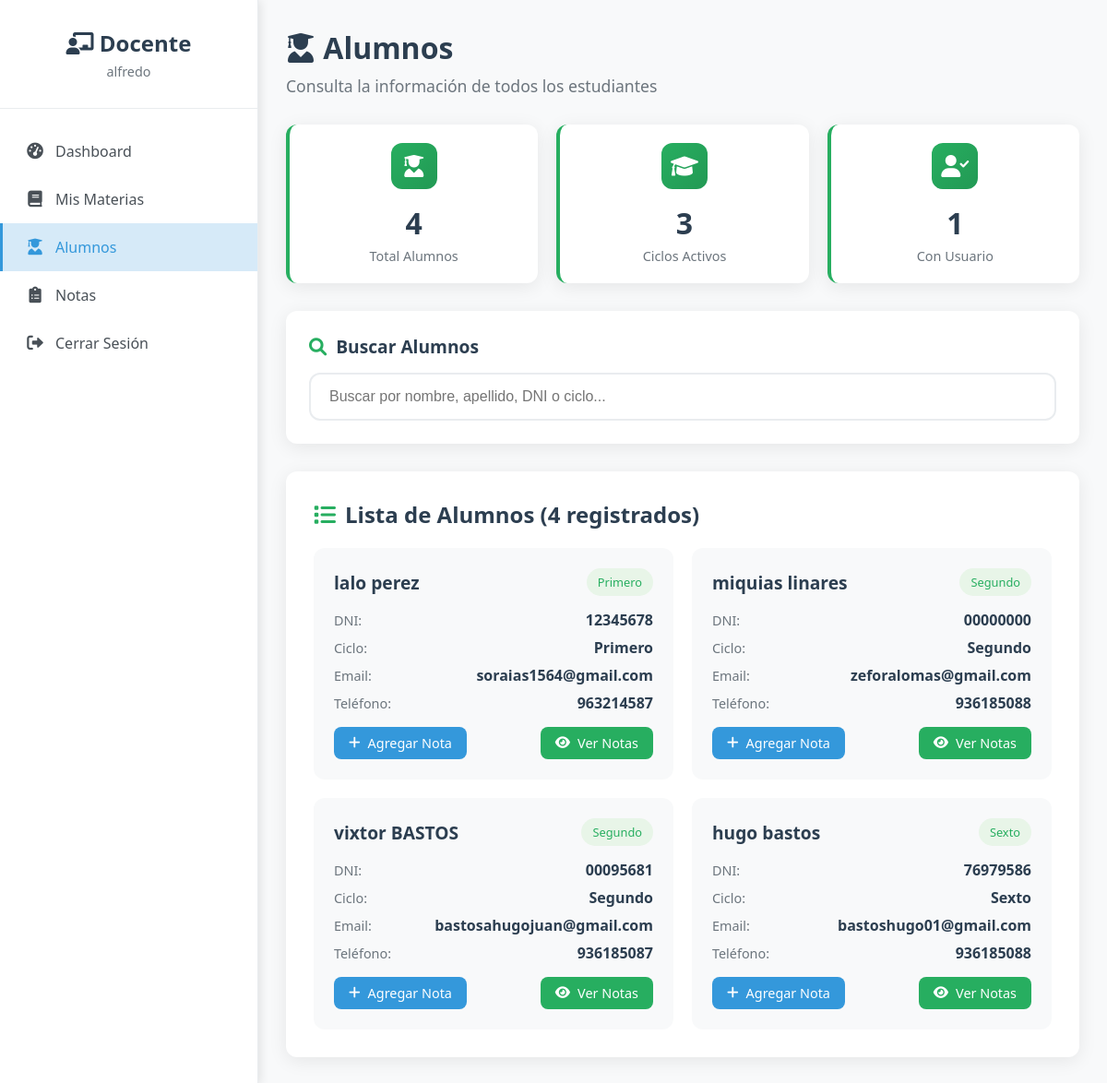
Page /docente/ver_alumnos (signed in) on the earlier database version.
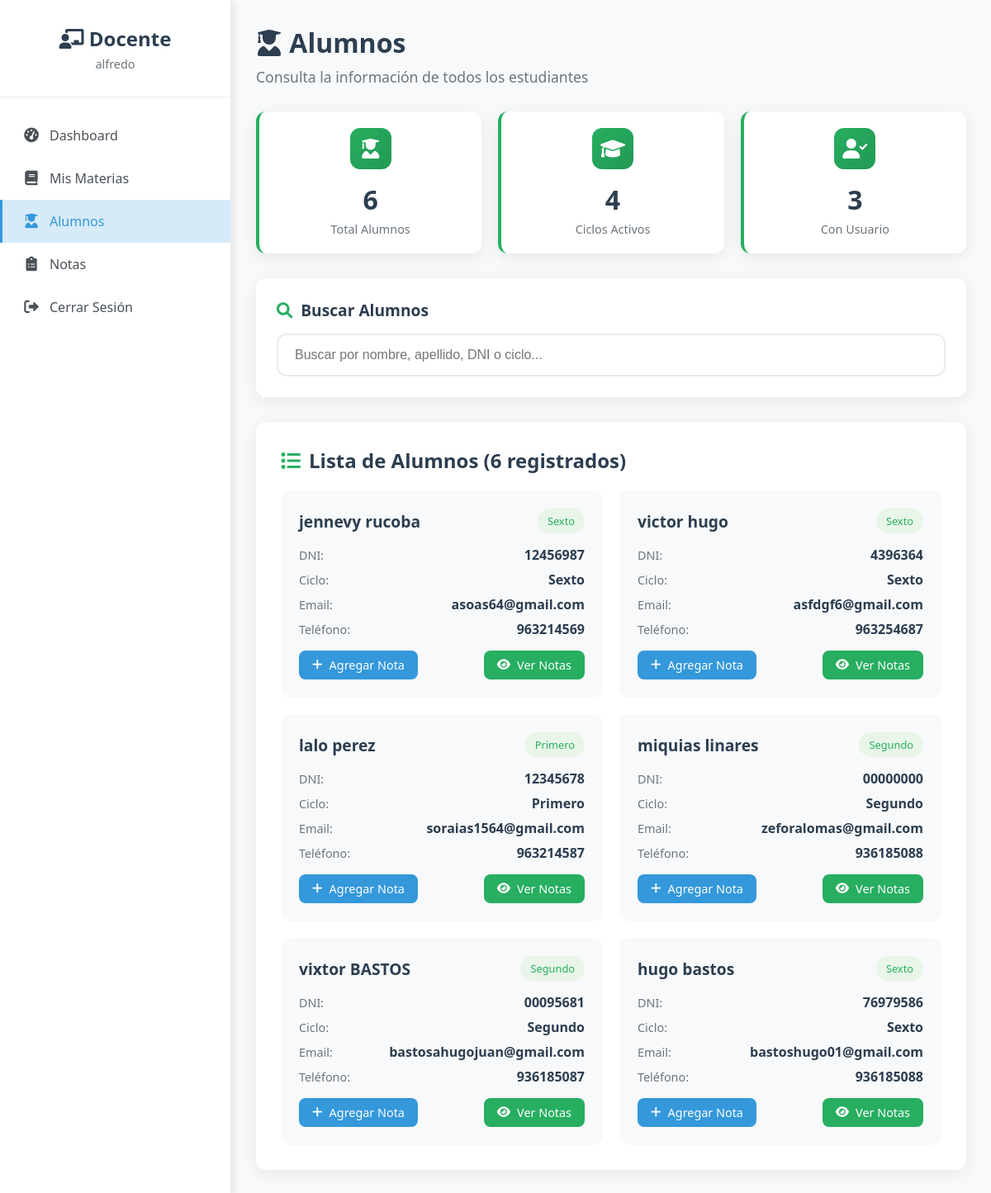
Same page on the later database version.
### app.py (models this page shows)
class Alumno(db.Model):
    id = db.Column(db.Integer, primary_key=True)
    dni = db.Column(db.String(20), unique=True, nullable=False)
    nombre = db.Column(db.String(100), nullable=False)
    apellido = db.Column(db.String(100), nullable=False)
    email = db.Column(db.String(120))
    telefono = db.Column(db.String(20))
    fecha_nacimiento = db.Column(db.Date)
    ciclo = db.Column(db.String(20), nullable=False)  # primero, segundo, tercero, cuarto, quinto, sexto
    fecha_registro = db.Column(db.DateTime, default=datetime.utcnow)
    usuario_id = db.Column(db.Integer, db.ForeignKey('usuario.id'), nullable=True)  # Relación con Usuario
    usuario = db.relationship('Usuario', backref=db.backref('alumno', uselist=False))

### app.py (the view)
@app.route('/docente/ver_alumnos')
def docente_ver_alumnos():
    if not session.get('user_id') or session.get('tipo') != 'docente':
        return redirect(url_for('login'))
    alumnos = Alumno.query.order_by(Alumno.fecha_registro.desc()).all()
    total_alumnos = len(alumnos)
    ciclos_unicos = len(set(alumno.ciclo for alumno in alumnos if alumno.ciclo))
    alumnos_con_usuario = len([alumno for alumno in alumnos if alumno.usuario_id])
    return render_template('docente/ver_alumnos_moderno.html',
                         alumnos=alumnos,
                         total_alumnos=total_alumnos,
                         ciclos_unicos=ciclos_unicos,
                         alumnos_con_usuario=alumnos_con_usuario)

### app.py (called while the page is built)
@app.context_processor
def inject_flash_cleanup():
    return {
        'clear_flash_messages': clear_flash_messages,
        'convertir_ciclo_a_texto': convertir_ciclo_a_texto
    }

### templates/docente/ver_alumnos_moderno.html (shortened to what the changed rows need)
<!DOCTYPE html>
<html lang="es">
<head>
    <link href="https://cdnjs.cloudflare.com/ajax/libs/font-awesome/6.0.0/css/all.min.css" rel="stylesheet">
</head>
<body>
    <div class="docente-dashboard">
        <div class="sidebar">
            <div class="sidebar-header">
                <h2><i class="fas fa-chalkboard-teacher"></i> Docente</h2>
            </div>
        </div>
        <div class="main-content">
            <div class="page-header">
                <h1><i class="fas fa-user-graduate"></i> Alumnos</h1>
            </div>
            <div class="stats-cards">
                <div class="stat-card">
                    <div class="stat-card-icon">
                        <i class="fas fa-user-graduate"></i>
                    </div>
                    <div class="stat-card-number">{{ alumnos|length }}</div>
                    <div class="stat-card-label">Total Alumnos</div>
                </div>
                <div class="stat-card">
                    <div class="stat-card-icon">
                        <i class="fas fa-graduation-cap"></i>
                    </div>
                    <div class="stat-card-number">{{ ciclos_unicos if ciclos_unicos else 0 }}</div>
                    <div class="stat-card-label">Ciclos Activos</div>
                </div>
                <div class="stat-card">
                    <div class="stat-card-icon">
                        <i class="fas fa-user-check"></i>
                    </div>
                    <div class="stat-card-number">{{ alumnos_con_usuario if alumnos_con_usuario else 0 }}</div>
                    <div class="stat-card-label">Con Usuario</div>
                </div>
            </div>
            <div class="alumnos-section">
                <h2><i class="fas fa-list"></i> Lista de Alumnos ({{ alumnos|length }} registrados)</h2>
                {% if alumnos %}
                <div class="alumnos-grid" id="alumnosGrid">
                    {% for alumno in alumnos %}
                    <div class="alumno-card"
                         data-nombre="{{ alumno.nombre|lower }}"
                         data-apellido="{{ alumno.apellido|lower }}"
                         data-dni="{{ alumno.dni|lower }}"
                         data-ciclo="{{ alumno.ciclo|lower if alumno.ciclo else '' }}">
                        <div class="alumno-card-header">
                            <div class="alumno-card-title">{{ alumno.nombre }} {{ alumno.apellido }}</div>
                            <span class="alumno-card-badge">{{ alumno.ciclo.title() if alumno.ciclo else 'Sin ciclo' }}</span>
                        </div>
                        <div class="alumno-card-body">
                            <div class="alumno-card-field">
                                <span class="alumno-card-label">DNI:</span>
                                <span class="alumno-card-value">{{ alumno.dni }}</span>
                            </div>
                            <div class="alumno-card-field">
                                <span class="alumno-card-label">Ciclo:</span>
                                <span class="alumno-card-value">{{ alumno.ciclo.title() if alumno.ciclo else 'Sin ciclo' }}</span>
                            </div>
                            <div class="alumno-card-field">
                                <span class="alumno-card-label">Email:</span>
                                <span class="alumno-card-value">{{ alumno.email or '-' }}</span>
                            </div>
                            <div class="alumno-card-field">
                                <span class="alumno-card-label">Teléfono:</span>
                                <span class="alumno-card-value">{{ alumno.telefono or '-' }}</span>
                            </div>
                        </div>
                        <div class="alumno-card-footer">
                            <a href="{{ url_for('agregar_nota') }}?alumno_id={{ alumno.id }}" class="btn btn-primary">
                                <i class="fas fa-plus"></i> Agregar Nota
                            </a>
                            <a href="{{ url_for('docente_ver_notas') }}?alumno_id={{ alumno.id }}" class="btn btn-success">
                                <i class="fas fa-eye"></i> Ver Notas
                            </a>
                        </div>
                    </div>
                    {% endfor %}
                </div>
                {% else %}
                <div class="empty-state">
                    <i class="fas fa-user-graduate"></i>
                    <h3>No hay alumnos registrados</h3>
                    <p>No se encontraron alumnos en el sistema.</p>
                </div>
                {% endif %}
            </div>
        </div>
    </div>
</body>
</html>

Differences in the rows shown:
added Alumno: nombre "jennevy", apellido "rucoba", ciclo "Sexto", dni "12456987", email "asoas64@gmail.com", telefono "963214569"
added Alumno: nombre "victor", apellido "hugo", ciclo "Sexto", dni "4396364", email "asfdgf6@gmail.com", telefono "963254687"
Other differences:
{{ alumnos|length }}: "4" → "6"
{{ ciclos_unicos if ciclos_unicos else 0 }}: "3" → "4"
{{ alumnos_con_usuario if alumnos_con_usuario else 0 }}: "1" → "3"
